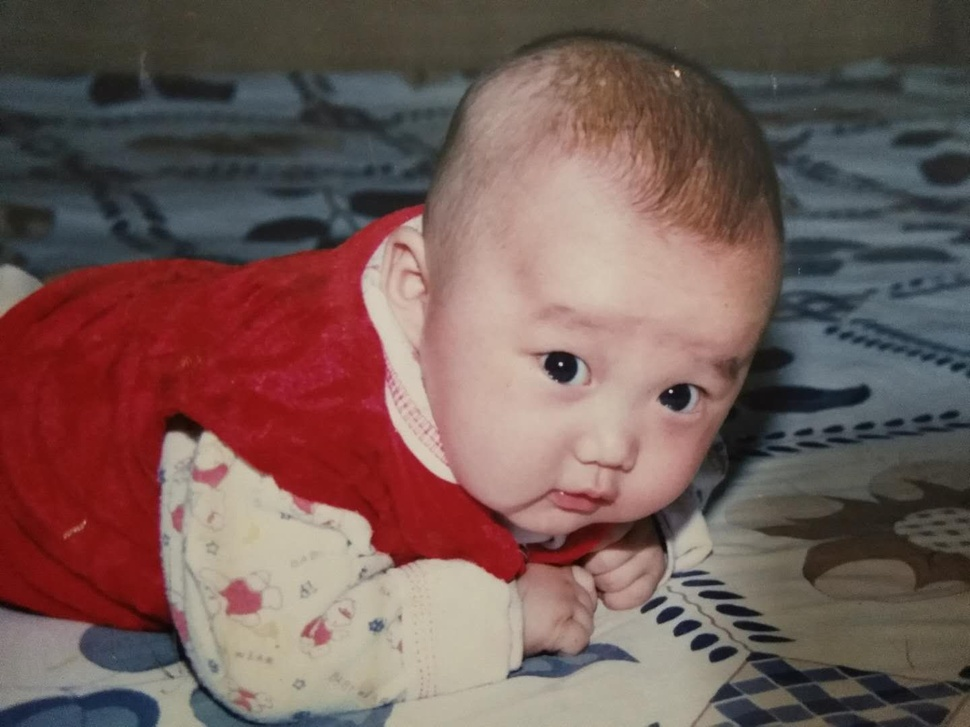
//> input picture opencvtest/100.jpg, 970 x 727 px, shrunk from 1440 x 1080 before the run, given in place of the camera
$ ./camera   (built with g++ and OpenCV 4)
//> lines starting //> are read from the running program, lines starting //| are printed output that depends on the picture; after the words box and inside, x2 and y2 are one past the last pixel; in counts of white or black regions, pixels touching at a corner belong together
#include<iostream>
#include<opencv2/opencv.hpp>
using namespace std;
using namespace cv;
int main(void) {
	VideoCapture camera;
	camera.open(0);
	if (!camera.isOpened()) {
		cout << "camera open failed!" << endl;
		waitKey(0);
		return -1;
	}
	Mat type;
	while (1) {
		camera >> type;
//> type is the input picture: 727 rows x 970 cols, CV_8UC3; mean B, G, R 86.2, 90.5, 115.8
		if (type.empty()) {
			cout << "convery Image failed!" << endl;
			waitKey(0);
			return -2;
		}
		Mat gray;
		GaussianBlur(type, gray, Size(3, 3), 0, 0);
		cvtColor(gray, gray, COLOR_BGR2GRAY);
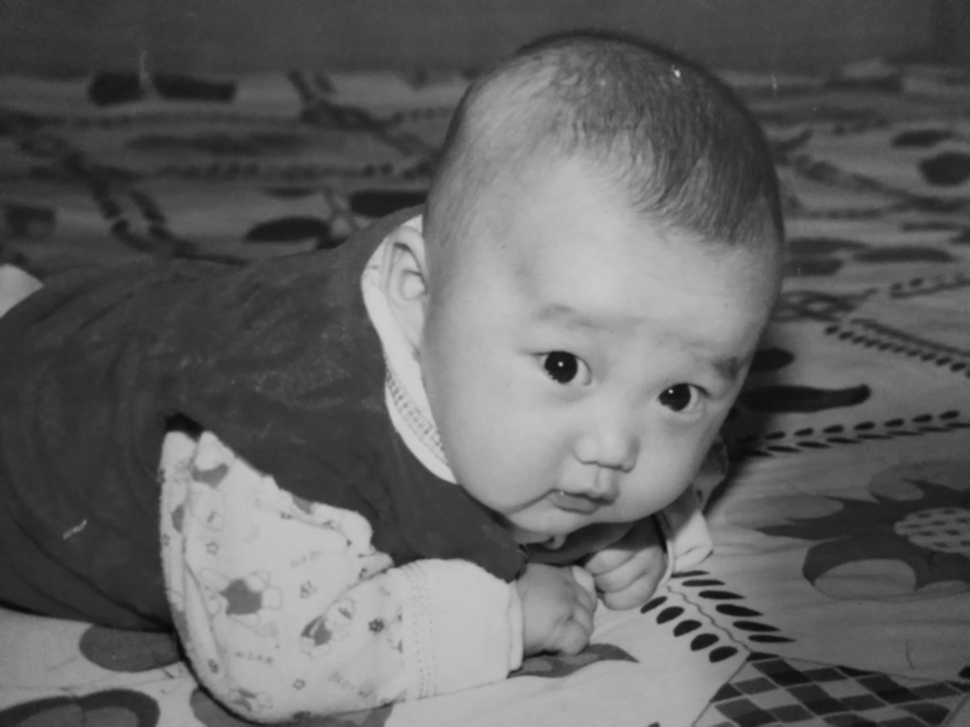
//> gray: 727 rows x 970 cols, CV_8UC1; min 8, max 205, mean 97.6
		Mat gray_x, gray_y;
		Sobel(gray, gray_x, CV_16S, 0, 1);
		Sobel(gray, gray_y, CV_16S, 1, 0);
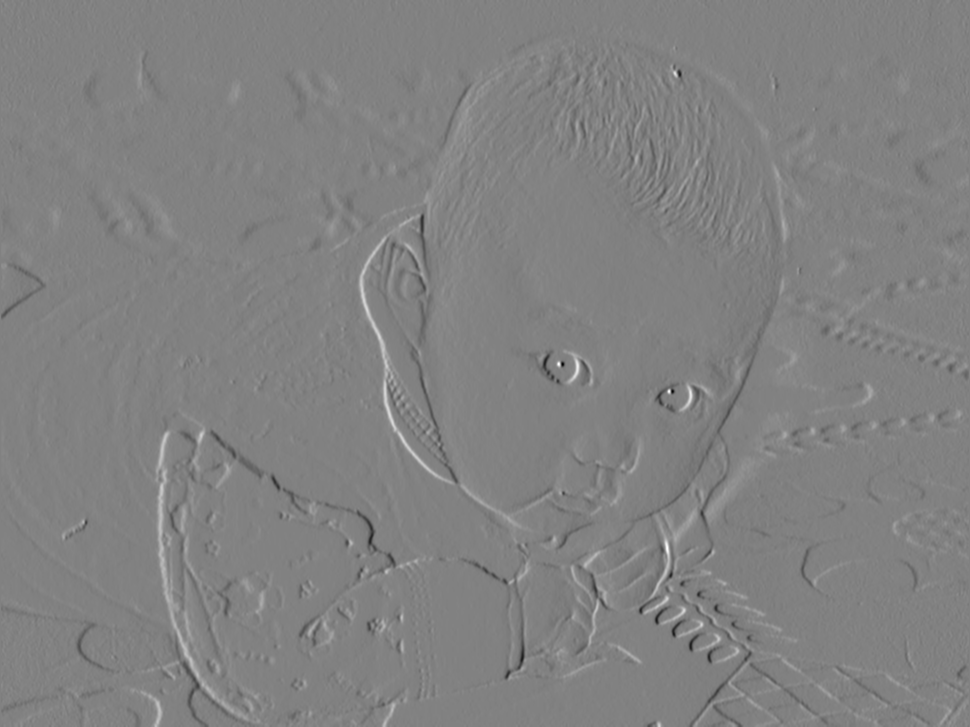
//> gray_y: 727 rows x 970 cols, CV_16SC1; min -411, max 397, mean 0; drawn with min black and max white
		convertScaleAbs(gray_x, gray_x);
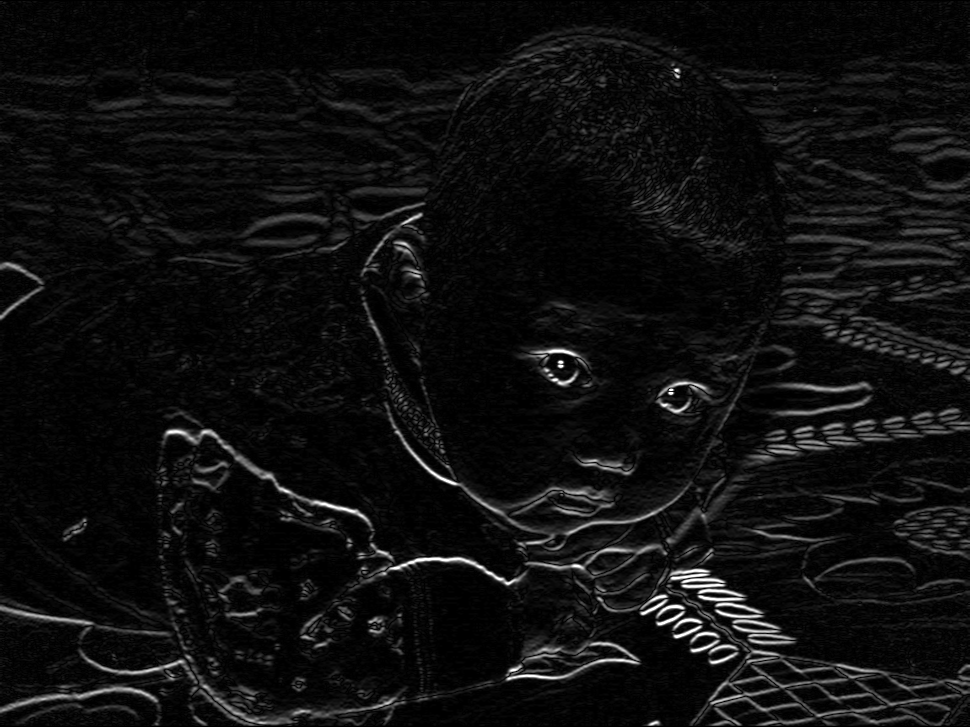
//> gray_x: 727 rows x 970 cols, CV_8UC1; min 0, max 255, mean 15
		convertScaleAbs(gray_y, gray_y);
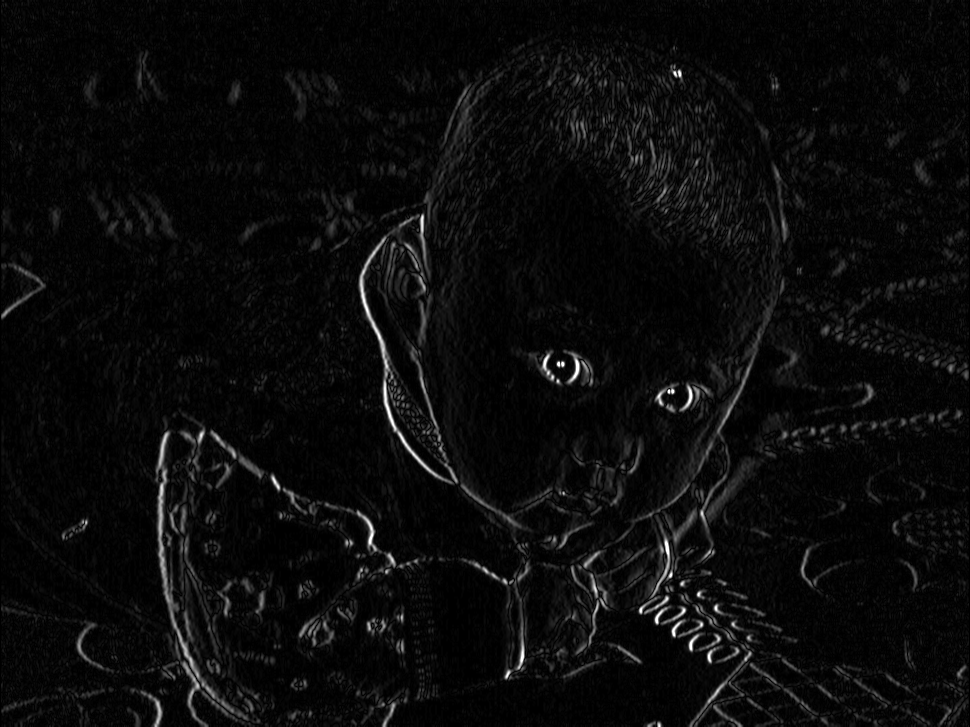
//> gray_y: 727 rows x 970 cols, CV_8UC1; min 0, max 255, mean 11
		addWeighted(gray_x, 1, gray_y, 1, 0, gray);
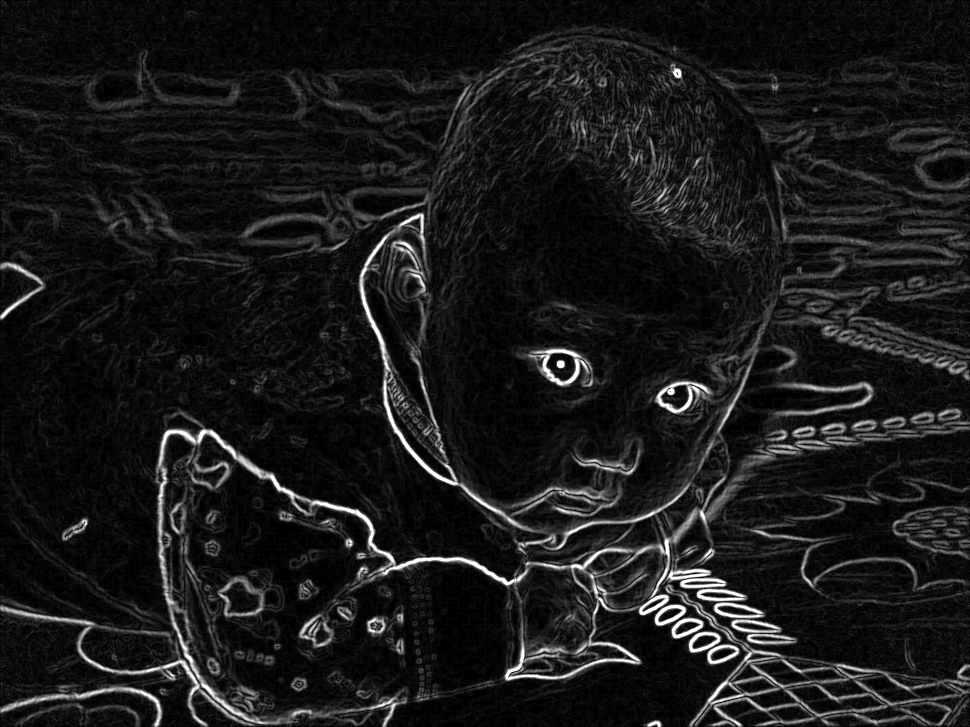
//> gray: 727 rows x 970 cols, CV_8UC1; min 0, max 255, mean 25.7
		threshold(gray, gray, 0, 255, THRESH_OTSU | THRESH_BINARY);
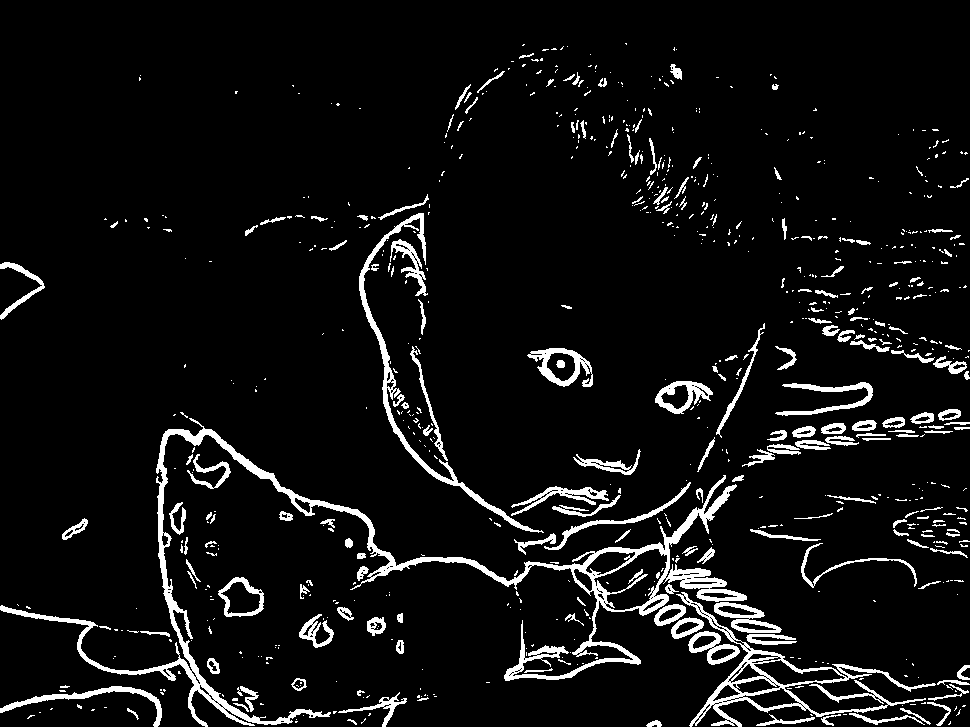
//> gray: 727 rows x 970 cols, CV_8UC1; 6.6% white; 771 white regions (573 under 20 px), largest, box (x1, y1, x2, y2) and area: (0, 418, 747, 727) 13083, (676, 592, 936, 727) 3826, (359, 213, 544, 533) 2609
		namedWindow("input", WINDOW_AUTOSIZE);
		namedWindow("output", WINDOW_AUTOSIZE);
		imshow("input", type);
		imshow("output", gray);
		if (waitKey(10)>0) {
//> the Esc key is pressed
			break;
		}
	}
	return 0;
}

$ run again, on opencvtest/Back_hand0.jpg
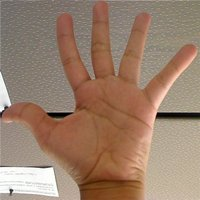
//> input picture opencvtest/Back_hand0.jpg, 200 x 200 px, given in place of the camera
//> type is the input picture: 200 rows x 200 cols, CV_8UC3; mean B, G, R 107.8, 127.1, 154.3
//> `Sobel(gray, gray_y, CV_16S, 1, 0);`:
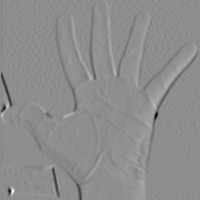
//> gray_y: 200 rows x 200 cols, CV_16SC1; min -583, max 464, mean -0.4; drawn with min black and max white
//> `threshold(gray, gray, 0, 255, THRESH_OTSU | THRESH_BINARY);`:
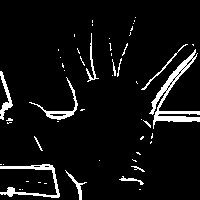
//> gray: 200 rows x 200 cols, CV_8UC1; 6.5% white; 53 white regions (40 under 20 px), largest, box (x1, y1, x2, y2) and area: (149, 49, 200, 129) 911, (0, 164, 60, 198) 474, (29, 77, 78, 120) 282

$ run again, on opencvtest/Back_hand2.jpg
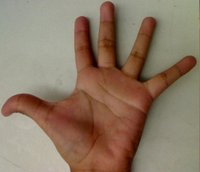
//> input picture opencvtest/Back_hand2.jpg, 200 x 172 px, given in place of the camera
//> type is the input picture: 172 rows x 200 cols, CV_8UC3; mean B, G, R 101.1, 120.5, 140.6
//> `Sobel(gray, gray_y, CV_16S, 1, 0);`:
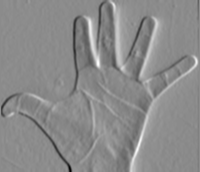
//> gray_y: 172 rows x 200 cols, CV_16SC1; min -302, max 249, mean -1.3; drawn with min black and max white
//> `threshold(gray, gray, 0, 255, THRESH_OTSU | THRESH_BINARY);`:
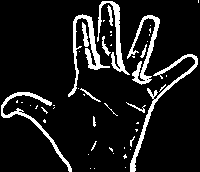
//> gray: 172 rows x 200 cols, CV_8UC1; 10.7% white; 49 white regions (36 under 20 px), largest, box (x1, y1, x2, y2) and area: (130, 54, 198, 172) 705, (68, 14, 110, 97) 685, (127, 15, 160, 85) 603
